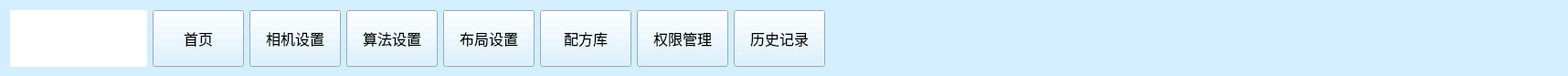
     <widget class="QWidget" name="widget" native="true">
      <property name="minimumSize">
       <size>
        <width>0</width>
        <height>83</height>
       </size>
      </property>
      <property name="maximumSize">
       <size>
        <width>16777215</width>
        <height>83</height>
       </size>
      </property>
      <property name="styleSheet">
       <string notr="true">background-color: rgb(210, 238, 255);</string>
      </property>
      <layout class="QHBoxLayout" name="horizontalLayout_2">
       <item>
        <widget class="QLabel" name="label_6">
         <property name="minimumSize">
          <size>
           <width>150</width>
           <height>62</height>
          </size>
         </property>
         <property name="maximumSize">
          <size>
           <width>150</width>
           <height>83</height>
          </size>
         </property>
         <property name="styleSheet">
          <string notr="true">background-color: rgb(255, 255, 255);</string>
         </property>
         <property name="text">
          <string/>
         </property>
         <property name="pixmap">
          <pixmap resource="HXGD.qrc">:/icon/icon/盒子.png</pixmap>
         </property>
         <property name="scaledContents">
          <bool>true</bool>
         </property>
         <property name="wordWrap">
          <bool>false</bool>
         </property>
         <property name="openExternalLinks">
          <bool>false</bool>
         </property>
         <property name="textInteractionFlags">
          <set>Qt::LinksAccessibleByMouse</set>
         </property>
        </widget>
       </item>
       <item>
        <widget class="QToolButton" name="tb_mainPage">
         <property name="minimumSize">
          <size>
           <width>100</width>
           <height>62</height>
          </size>
         </property>
         <property name="maximumSize">
          <size>
           <width>100</width>
           <height>83</height>
          </size>
         </property>
         <property name="font">
          <font>
           <pointsize>12</pointsize>
          </font>
         </property>
         <property name="text">
          <string>首页</string>
         </property>
         <property name="icon">
          <iconset resource="HXGD.qrc">
           <normaloff>:/icon/icon/首页.png</normaloff>
           <normalon>:/icon/icon/首页.png</normalon>:/icon/icon/首页.png</iconset>
         </property>
         <property name="iconSize">
          <size>
           <width>35</width>
           <height>35</height>
          </size>
         </property>
         <property name="checkable">
          <bool>true</bool>
         </property>
         <property name="autoExclusive">
          <bool>true</bool>
         </property>
         <property name="toolButtonStyle">
          <enum>Qt::ToolButtonTextUnderIcon</enum>
         </property>
        </widget>
       </item>
       <item>
        <widget class="QToolButton" name="tb_camPage">
         <property name="minimumSize">
          <size>
           <width>100</width>
           <height>62</height>
          </size>
         </property>
         <property name="maximumSize">
          <size>
           <width>100</width>
           <height>83</height>
          </size>
         </property>
         <property name="font">
          <font>
           <pointsize>12</pointsize>
          </font>
         </property>
         <property name="text">
          <string>相机设置</string>
         </property>
         <property name="icon">
          <iconset resource="HXGD.qrc">
           <normaloff>:/icon/icon/照相机.png</normaloff>:/icon/icon/照相机.png</iconset>
         </property>
         <property name="iconSize">
          <size>
           <width>35</width>
           <height>35</height>
          </size>
         </property>
         <property name="checkable">
          <bool>true</bool>
         </property>
         <property name="autoExclusive">
          <bool>true</bool>
         </property>
         <property name="toolButtonStyle">
          <enum>Qt::ToolButtonTextUnderIcon</enum>
         </property>
        </widget>
       </item>
       <item>
        <widget class="QToolButton" name="tb_algPage">
         <property name="minimumSize">
          <size>
           <width>100</width>
           <height>62</height>
          </size>
         </property>
         <property name="maximumSize">
          <size>
           <width>100</width>
           <height>83</height>
          </size>
         </property>
         <property name="font">
          <font>
           <pointsize>12</pointsize>
          </font>
         </property>
         <property name="text">
          <string>算法设置</string>
         </property>
         <property name="icon">
          <iconset resource="HXGD.qrc">
           <normaloff>:/icon/icon/算法.png</normaloff>:/icon/icon/算法.png</iconset>
         </property>
         <property name="iconSize">
          <size>
           <width>35</width>
           <height>35</height>
          </size>
         </property>
         <property name="checkable">
          <bool>true</bool>
         </property>
         <property name="autoExclusive">
          <bool>true</bool>
         </property>
         <property name="toolButtonStyle">
          <enum>Qt::ToolButtonTextUnderIcon</enum>
         </property>
        </widget>
       </item>
       <item>
        <widget class="QToolButton" name="tb_layoutPage">
         <property name="minimumSize">
          <size>
           <width>100</width>
           <height>62</height>
          </size>
         </property>
         <property name="maximumSize">
          <size>
           <width>100</width>
           <height>83</height>
          </size>
         </property>
         <property name="font">
          <font>
           <pointsize>12</pointsize>
          </font>
         </property>
         <property name="text">
          <string>布局设置</string>
         </property>
         <property name="icon">
          <iconset resource="HXGD.qrc">
           <normaloff>:/icon/icon/布局.png</normaloff>:/icon/icon/布局.png</iconset>
         </property>
         <property name="iconSize">
          <size>
           <width>35</width>
           <height>35</height>
          </size>
         </property>
         <property name="checkable">
          <bool>true</bool>
         </property>
         <property name="autoExclusive">
          <bool>true</bool>
         </property>
         <property name="toolButtonStyle">
          <enum>Qt::ToolButtonTextUnderIcon</enum>
         </property>
        </widget>
       </item>
       <item>
        <widget class="QToolButton" name="tb_recipePage">
         <property name="minimumSize">
          <size>
           <width>100</width>
           <height>62</height>
          </size>
         </property>
         <property name="maximumSize">
          <size>
           <width>100</width>
           <height>83</height>
          </size>
         </property>
         <property name="font">
          <font>
           <pointsize>12</pointsize>
          </font>
         </property>
         <property name="text">
          <string>配方库</string>
         </property>
         <property name="icon">
          <iconset resource="HXGD.qrc">
           <normaloff>:/icon/icon/配方组.png</normaloff>:/icon/icon/配方组.png</iconset>
         </property>
         <property name="iconSize">
          <size>
           <width>35</width>
           <height>35</height>
          </size>
         </property>
         <property name="checkable">
          <bool>true</bool>
         </property>
         <property name="autoExclusive">
          <bool>true</bool>
         </property>
         <property name="toolButtonStyle">
          <enum>Qt::ToolButtonTextUnderIcon</enum>
         </property>
        </widget>
       </item>
       <item>
        <widget class="QToolButton" name="tb_permitPage">
         <property name="minimumSize">
          <size>
           <width>100</width>
           <height>62</height>
          </size>
         </property>
         <property name="maximumSize">
          <size>
           <width>100</width>
           <height>83</height>
          </size>
         </property>
         <property name="font">
          <font>
           <pointsize>12</pointsize>
          </font>
         </property>
         <property name="text">
          <string>权限管理</string>
         </property>
         <property name="icon">
          <iconset resource="HXGD.qrc">
           <normaloff>:/icon/icon/permission.png</normaloff>:/icon/icon/permission.png</iconset>
         </property>
         <property name="iconSize">
          <size>
           <width>35</width>
           <height>35</height>
          </size>
         </property>
         <property name="checkable">
          <bool>true</bool>
         </property>
         <property name="autoExclusive">
          <bool>true</bool>
         </property>
         <property name="toolButtonStyle">
          <enum>Qt::ToolButtonTextUnderIcon</enum>
         </property>
        </widget>
       </item>
       <item>
        <widget class="QToolButton" name="tb_hisPage">
         <property name="minimumSize">
          <size>
           <width>100</width>
           <height>62</height>
          </size>
         </property>
         <property name="maximumSize">
          <size>
           <width>100</width>
           <height>83</height>
          </size>
         </property>
         <property name="font">
          <font>
           <pointsize>12</pointsize>
          </font>
         </property>
         <property name="text">
          <string>历史记录</string>
         </property>
         <property name="icon">
          <iconset resource="HXGD.qrc">
           <normaloff>:/icon/icon/历史数据.png</normaloff>:/icon/icon/历史数据.png</iconset>
         </property>
         <property name="iconSize">
          <size>
           <width>35</width>
           <height>35</height>
          </size>
         </property>
         <property name="checkable">
          <bool>true</bool>
         </property>
         <property name="autoExclusive">
          <bool>true</bool>
         </property>
         <property name="toolButtonStyle">
          <enum>Qt::ToolButtonTextUnderIcon</enum>
         </property>
        </widget>
       </item>
       <item>
        <spacer name="horizontalSpacer_28">
         <property name="orientation">
          <enum>Qt::Horizontal</enum>
         </property>
         <property name="sizeHint" stdset="0">
          <size>
           <width>802</width>
           <height>20</height>
          </size>
         </property>
        </spacer>
       </item>
      </layout>
     </widget>
